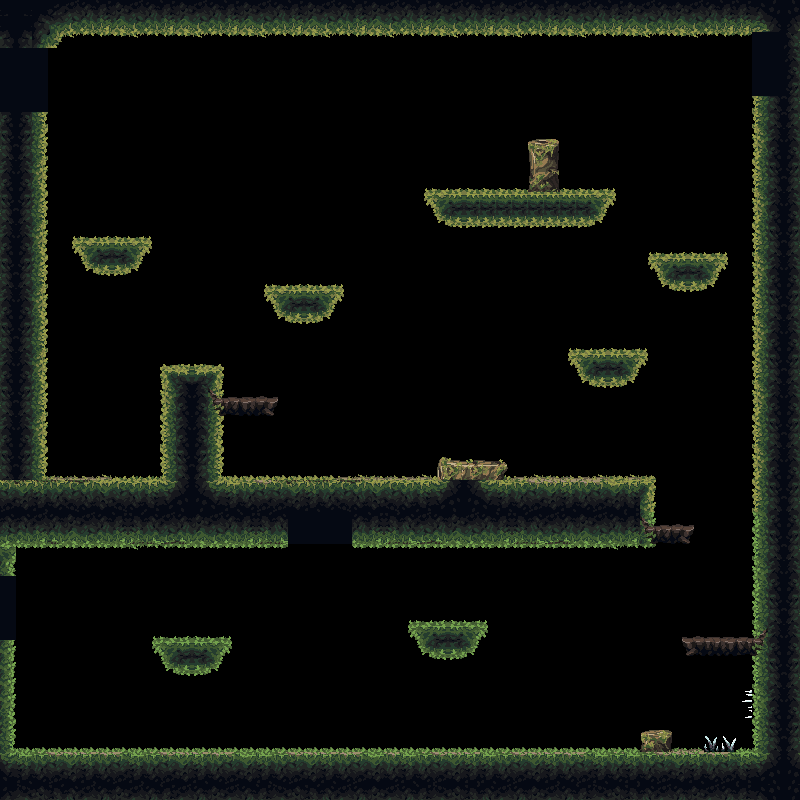

This is a level from a 2D game, rendered from its Tiled map with the project's own tilesets. A one-line summary and the map file follow, with tile-layer data summarised:
An orthogonal 50x50 tile map with 16x16 px tiles, 1 tile layer (Слой тайлов 1).

<map version="1.10" tiledversion="1.10.0" orientation="orthogonal" renderorder="right-down" width="50" height="50" tilewidth="16" tileheight="16" infinite="0" nextlayerid="2" nextobjectid="1">
 <tileset firstgid="1" source="Demo_level_tileset.tsx" />
 <layer id="1" name="Слой тайлов 1" width="50" height="50">
  <data>[2500 cells, 1139 non-empty, 310 distinct tile ids]</data>
 </layer>
</map>
